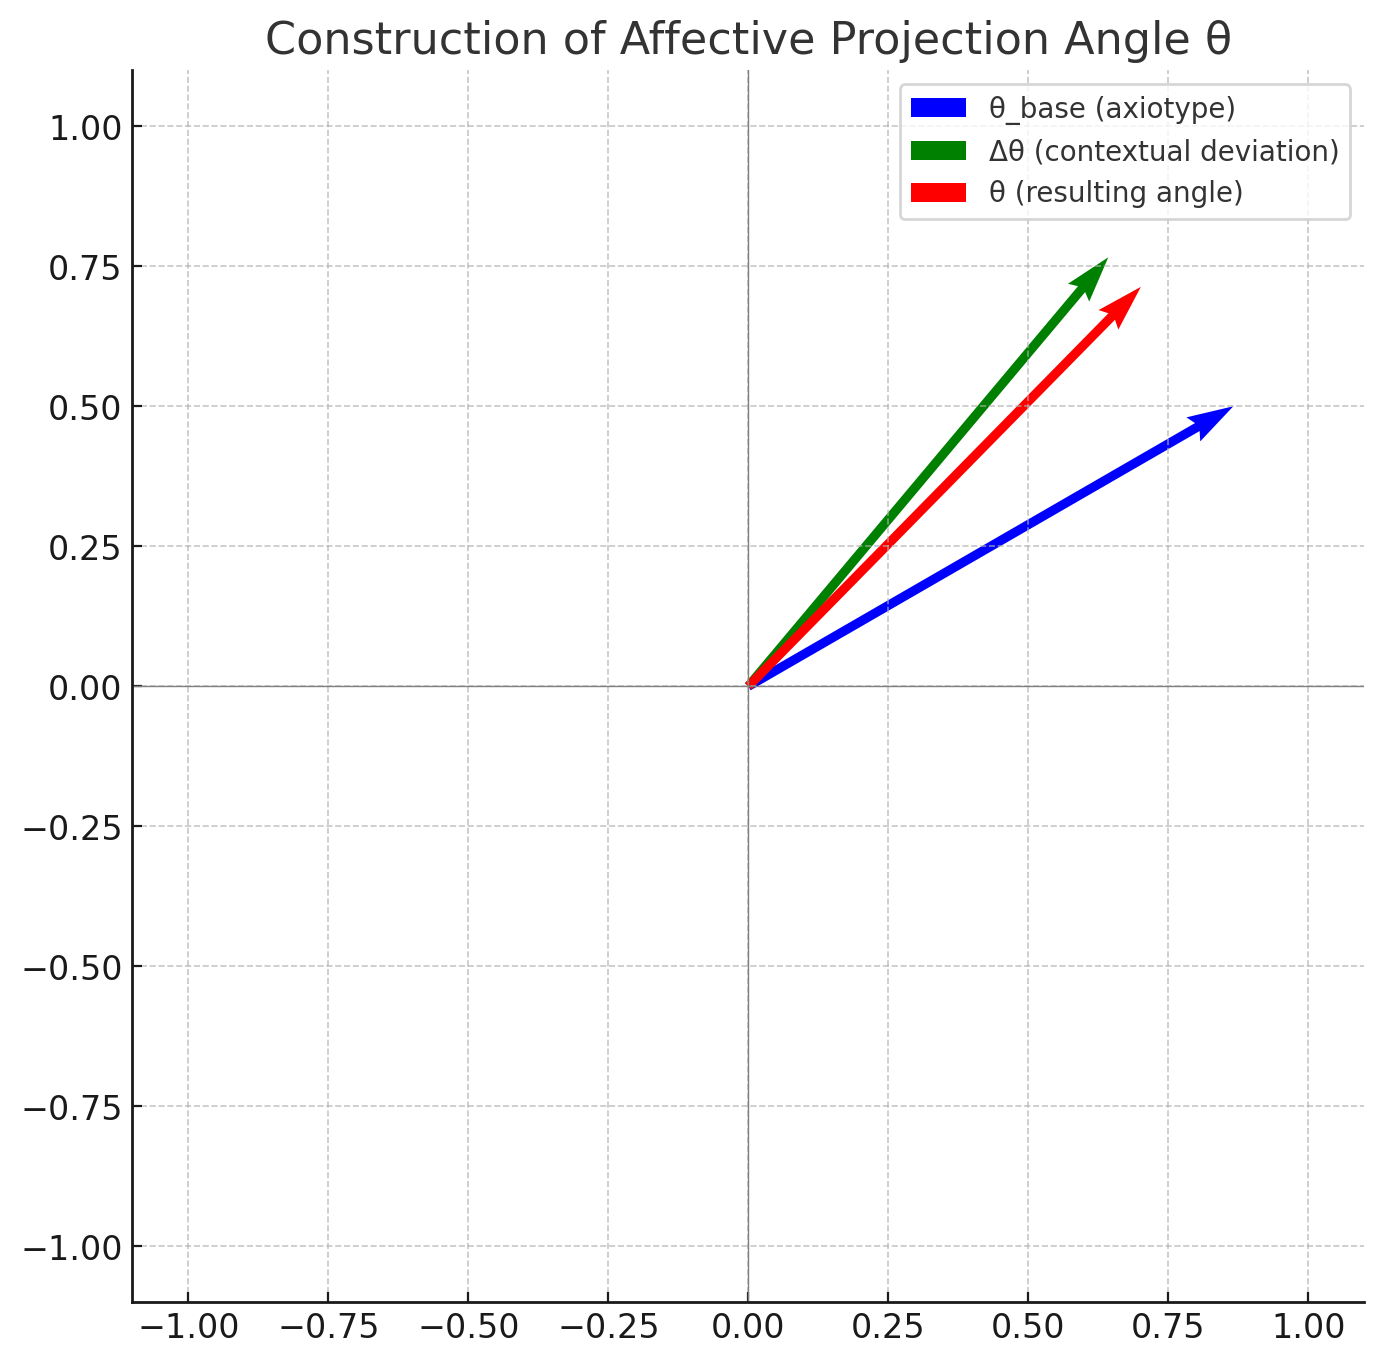

Write Python code to recreate this figure.
import matplotlib.pyplot as plt
import numpy as np

# Redéfinir les angles et paramètres
theta_base_deg = 30
delta_theta_deg = 50
beta = 0.3
gamma = (1 - beta) / 2
theta_final = theta_base_deg * gamma + delta_theta_deg * (1 - abs(beta))

# Convertir en radians
theta_base_rad = np.deg2rad(theta_base_deg)
delta_theta_rad = np.deg2rad(delta_theta_deg)
theta_final_rad = np.deg2rad(theta_final)

# Origine
origin = [0], [0]

# Vecteurs
base_vector = [np.cos(theta_base_rad), np.sin(theta_base_rad)]
delta_vector = [np.cos(delta_theta_rad), np.sin(delta_theta_rad)]
final_vector = [np.cos(theta_final_rad), np.sin(theta_final_rad)]

# Tracer
plt.figure(figsize=(8, 8))
plt.quiver(*origin, *base_vector, color='blue', angles='xy', scale_units='xy', scale=1, label='θ_base (axiotype)')
plt.quiver(*origin, *delta_vector, color='green', angles='xy', scale_units='xy', scale=1, label='Δθ (contextual deviation)')
plt.quiver(*origin, *final_vector, color='red', angles='xy', scale_units='xy', scale=1, label='θ (resulting angle)', linewidth=2)

# Ajustements visuels
plt.xlim(-1.1, 1.1)
plt.ylim(-1.1, 1.1)
plt.axhline(0, color='gray', linewidth=0.5)
plt.axvline(0, color='gray', linewidth=0.5)
plt.gca().set_aspect('equal')
plt.title('Construction of Affective Projection Angle θ')
plt.legend(loc='upper right')
plt.grid(True)
plt.show()
